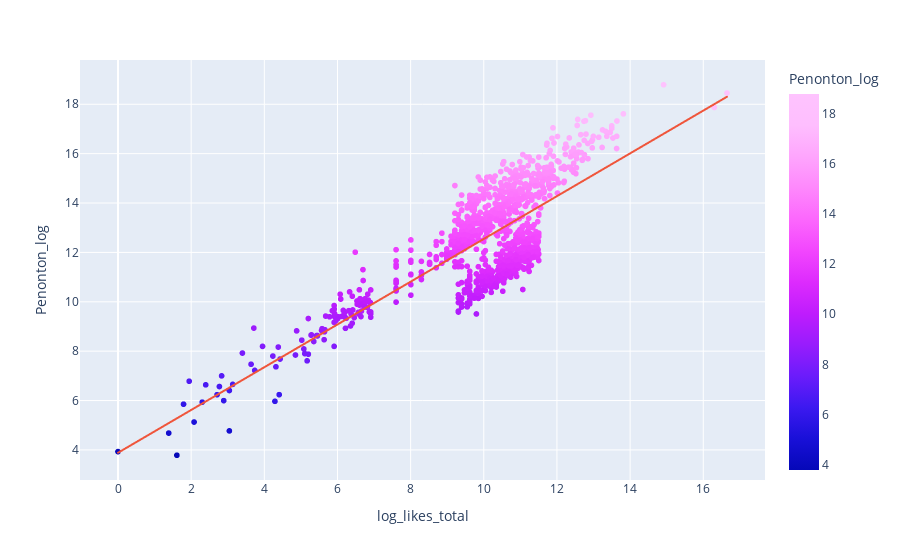

Write notebook code for a chart like this one.
### Code cell
fig = px.scatter(
    data,
    x="log_likes_total",
    y="Penonton_log",
    trendline="ols",
    color="Penonton_log",
    color_continuous_scale="plotly3",
)
display(fig)
results = px.get_trendline_results(fig)

print(results.px_fit_results.iloc[0].summary())

### Figure 1 — Plotly figure (JSON) as saved in the notebook; plotly's stock layout.template omitted (floating-point values rounded to 4 significant figures; data arrays with more than 128 entries replaced by an {"elided": "..."} marker saying what was removed)
{"data": [{"hovertemplate": "log_likes_total=%{x}<br>Penonton_log=%{marker.color}<extra></extra>", "legendgroup": "", "marker": {"color": {"elided": "1139 float values"}, "coloraxis": "coloraxis", "symbol": "circle"}, "mode": "markers", "name": "", "showlegend": false, "type": "scattergl", "x": {"elided": "1139 float values"}, "xaxis": "x", "y": {"elided": "1139 float values"}, "yaxis": "y"}, {"hovertemplate": "<b>OLS trendline</b><br>Penonton_log = 0.866139 * log_likes_total + 3.88502<br>R<sup>2</sup>=0.608278<br><br>log_likes_total=%{x}<br>Penonton_log=%{y} <b>(trend)</b><extra></extra>", "legendgroup": "", "marker": {"symbol": "circle"}, "mode": "lines", "name": "", "showlegend": false, "type": "scattergl", "x": {"elided": "1139 float values"}, "xaxis": "x", "y": {"elided": "1139 float values"}, "yaxis": "y"}], "layout": {"coloraxis": {"colorbar": {"title": {"text": "Penonton_log"}}, "colorscale": [[0, "#0508b8"], [0.08333, "#1910d8"], [0.1667, "#3c19f0"], [0.25, "#6b1cfb"], [0.3333, "#981cfd"], [0.4167, "#bf1cfd"], [0.5, "#dd2bfd"], [0.5833, "#f246fe"], [0.6667, "#fc67fd"], [0.75, "#fe88fc"], [0.8333, "#fea5fd"], [0.9167, "#febefe"], [1, "#fec3fe"]]}, "legend": {"tracegroupgap": 0}, "margin": {"t": 60}, "xaxis": {"anchor": "y", "domain": [0, 1], "title": {"text": "log_likes_total"}}, "yaxis": {"anchor": "x", "domain": [0, 1], "title": {"text": "Penonton_log"}}}}
